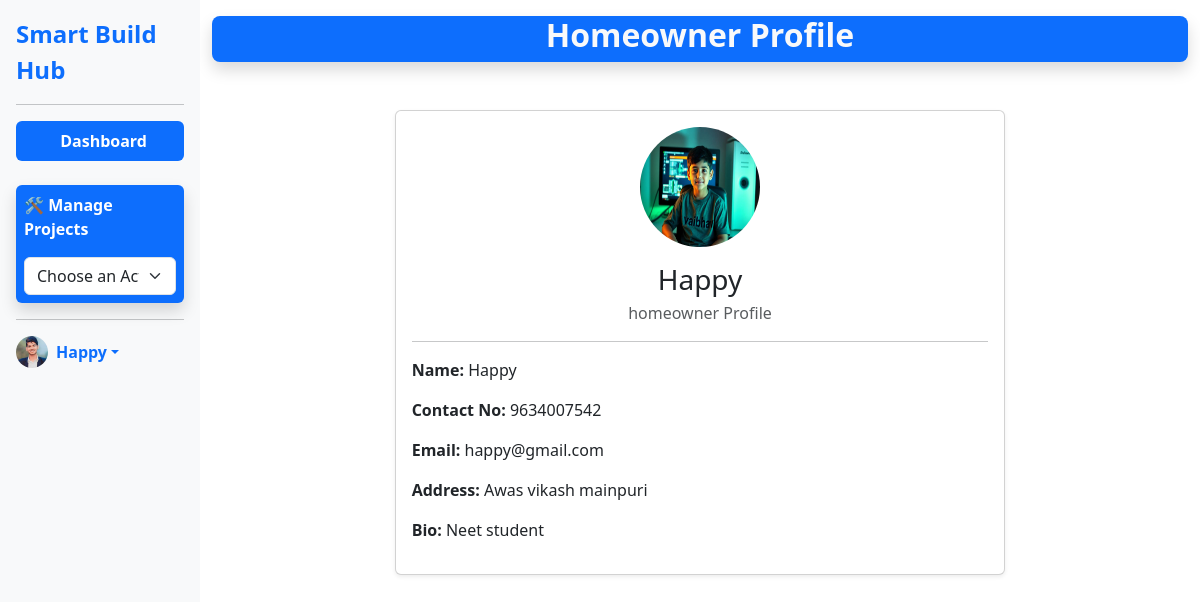
The page /homeownerapp/homeownerprofile/ (signed in) on the database its author committed.
### mainapp/models.py (models this page shows)
class userinfo(models.Model):
    name=models.CharField(max_length=100)
    email=models.EmailField(max_length=100)
    contactno=models.CharField(max_length=15)
    address=models.TextField()
    picture=models.ImageField(upload_to='profiles',blank=True)
    bio=models.TextField()
    login=models.OneToOneField(loginInfo,on_delete=models.CASCADE)

### homeownerapp/views.py (the view)
# urls.py: path('homeownerprofile/',views.homeownerprofile,name='homeownerprofile'),
def homeownerprofile(request):
    if not 'homeownerid' in request.session:
        messages.error(request,"You are not logged In")
        return redirect('login')
    homeownerid = request.session.get('homeownerid')
    homeowner = userinfo.objects.filter(email=homeownerid).first()
    context = {
        'name':homeowner.name,
        'homeownerid':homeownerid,
        'homeowner':homeowner,
    }
    return render(request, 'homeownerprofile.html',context)

### homeownerapp/templates/homeownerprofile.html (shortened to what this page needs)
{% extends 'homeownerbase.html' %}
{% load static %}
{% block main %}
<div class="container py-5">
    <div class="row justify-content-center">
        <div class="col-md-8">
            <div class="card shadow-sm">
                <div class="card-body text-center">
                    {% if homeowner.picture %}
                        <img src="{{ homeowner.picture.url }}" alt="Profile Picture" class="rounded-circle mb-3" width="120" height="120">
                    {% else %}
                        <img src="#" alt="Default Profile" class="rounded-circle mb-3" width="120" height="120">
                    {% endif %}
                    <h3 class="mb-1">{{ homeowner.name }}</h3>
                    <p class="text-muted">homeowner Profile</p>
                    <hr>
                    <div class="text-start">
                        <p><strong>Name:</strong> {{ homeowner.name }}</p>
                        <p><strong>Contact No:</strong> {{ homeowner.contactno }}</p>
                        <p><strong>Email:</strong> {{ homeowner.email }}</p>
                        <p><strong>Address:</strong> {{ homeowner.address }}</p>
                        <p><strong>Bio:</strong> {{ homeowner.bio }}</p>
                    </div>
                </div>
            </div>
        </div>
    </div>
</div>
{% endblock %}

### homeownerapp/templates/homeownerbase.html (shortened to what this page needs)
{% load static %}
<!DOCTYPE html>
<html lang="en">
<head>
    <link href="https://cdn.jsdelivr.net/npm/bootstrap@5.3.0/dist/css/bootstrap.min.css" rel="stylesheet">
</head>
<body>
    <div class="container-fluid">
        <div class="row">
            <div class="col-md-3 col-lg-2 sidebar p-0">
                <div class="d-flex flex-column flex-shrink-0 p-3 fw-semibold">
                    <a href="/" class="d-flex align-items-center mb-3 mb-md-0 me-md-auto text-decoration-none">
                        <span class="fs-4">Smart Build Hub</span>
                    </a>
                    <hr>
                    <ul class="nav nav-pills flex-column mb-auto">
                        <li class="nav-item">
                            <a href="#" class="nav-link active" aria-current="page">
                                <svg class="bi me-2" width="16" height="16">
                                    <use xlink:href="#home" />
                                </svg>
                                Dashboard
                            </a>
                        </li>
                        <li class="mt-4 bg-primary shadow border-3 p-2 rounded">
                            <label for="project-nav" class="form-label text-white fw-bold">🛠 Manage Projects</label>
                            <select id="project-nav" class="form-select mt-2"
                                onchange="if(this.value) window.location.href=this.value;">
                                <option selected disabled>Choose an Action</option>
                            </select>
                        </li>
                    </ul>
                    <hr>
                    <div class="dropdown">
                        <a href="#" class="d-flex align-items-center text-decoration-none dropdown-toggle"
                            id="dropdownUser1" data-bs-toggle="dropdown" aria-expanded="false">
                            <img src="{% static 'img/thevaibhav.jpg' %}"
                                alt="Profile picture of contractor" width="32" height="32" class="rounded-circle me-2">
                            <strong>{{name}}</strong>
                        </a>
                    </div>
                </div>
            </div>
            <div class="col-md-9 col-lg-10 ms-sm-auto px-4">
                <div class="row">
                    <div class="col-sm-12 text-center mt-3 bg-primary shadow rounded-3 text-light">
                        <h2><b>Homeowner Profile</b></h2>
                    </div>
                </div>
                {% block main %}{% endblock %}
            </div>
        </div>
    </div>
</body>
</html>

### homeownerapp/templates/homeownerbase.html (style rules this page uses)
.sidebar { background-color: #f8f9fa; height: 100vh; position: sticky; top: 0; }

### rows shown on the page
userinfo: name "Happy", picture (picture), contactno "9634007542", email "happy@gmail.com", address "Awas vikash mainpuri", bio "Neet student"
